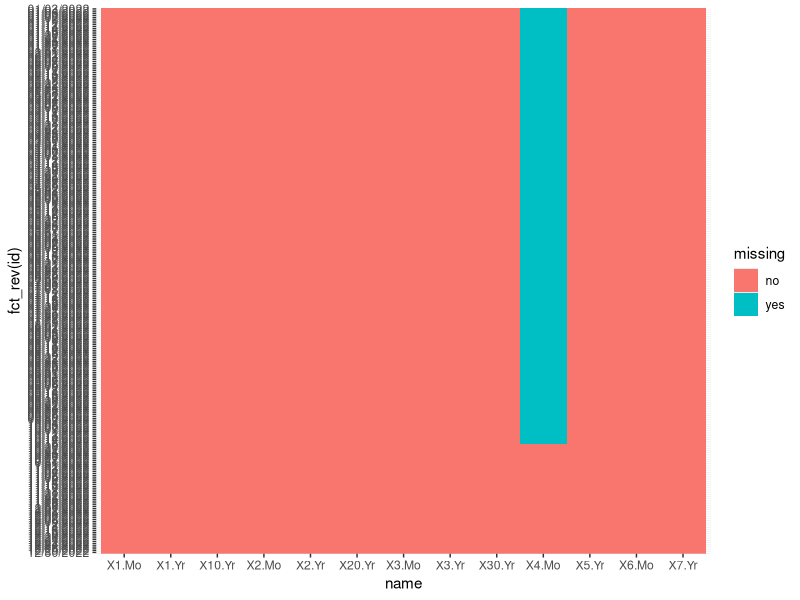

Here is the R script that generated this plot:
## ---- chunk 1
library(dplyr)
library(tidyverse)
## ---- chunk 2
APR22 = read.csv("daily-treasury-rates-2022.csv")
APR23 = read.csv("daily-treasury-rates-2023.csv")
APR = bind_rows(APR22,APR23)
head(APR)
## ---- chunk 3
df <- APR22 |> column_to_rownames("Date")
df <- df |> rownames_to_column("id") |> pivot_longer(cols = -id) |> mutate(missing = ifelse(is.na(value),"yes","no"))
ggplot(df, aes(x=name, y=fct_rev(id), fill = missing)) + 
geom_tile()
